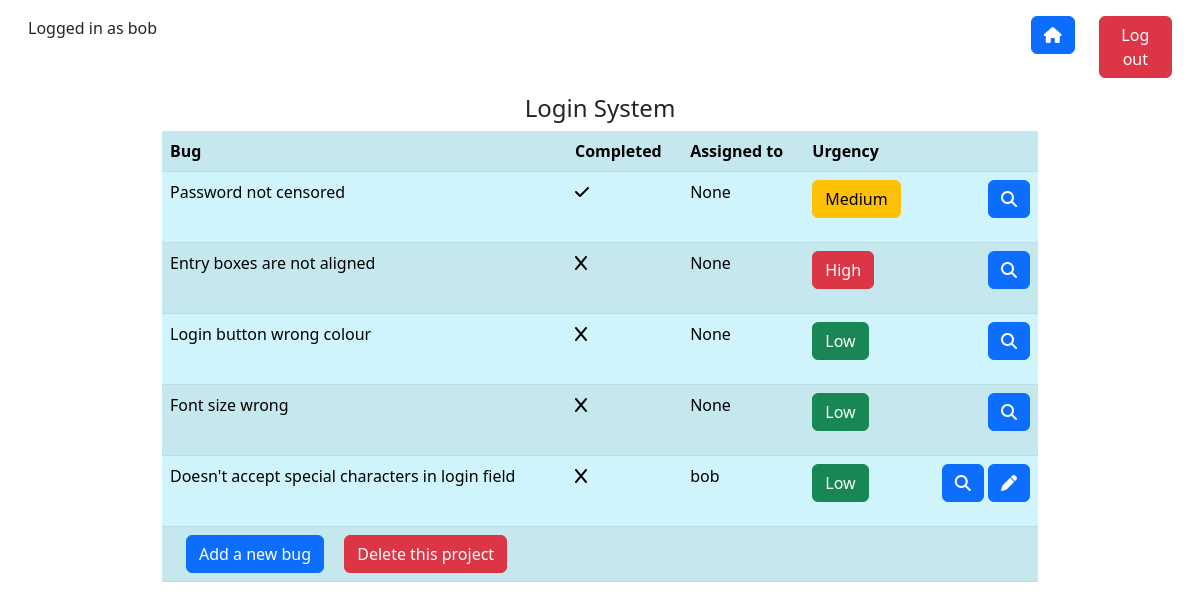
Screenshot of /project/2/ (signed in) with the database file from the repository.
### tracker_app/models.py (models this page shows, shortened)
class ProjectList(models.Model):
    title = models.CharField(max_length=100)
    user = models.ForeignKey(User, on_delete=models.CASCADE, null=True, blank=True)

class BugItem(models.Model):
    title = models.CharField(max_length=100)
    reporter = models.ForeignKey(User, on_delete=models.CASCADE, null=True, blank=True, related_name="reporter")
    assignee = models.ForeignKey(User, on_delete=models.CASCADE, null=True, blank=True, related_name="assignee")
    description = models.TextField(null=True, blank=True)
    created_date = models.DateTimeField(auto_now_add=True)
    urgency = models.CharField(max_length= 10, default="LOW", choices=PRIORITY_CHOICES)
    project = models.ForeignKey(ProjectList, on_delete=models.CASCADE)
    completed = models.BooleanField(default=False)

### tracker_app/views.py (the view)
class BugListView(LoginRequiredMixin, ListView):
    model = BugItem
    template_name = "tracker_app/bug_list.html"
    def get_queryset(self):
        return BugItem.objects.filter(project_id=self.kwargs["project_id"])
    def get_context_data(self):
        context = super().get_context_data()
        context["project"] = ProjectList.objects.get(id=self.kwargs["project_id"])
        return context

### tracker_app/templates/tracker_app/bugitem_list.html
{% extends "base.html" %}
{% block content %}
<div>
    <div>
        <div>
            <h4 class="px-4 text-center">{{ project.title }}</h4>
        </div>
        <div class="container w-75 vertical-center">
        <table class="table table-striped table-info table-hover">
            <tr>
                <th>Bug</th>
                <th>Completed</th>
                <th>Assigned to</th>
                <th>Urgency</th>
                <th></th>
            </tr>
            {% for bug in object_list %}
            <tr>
                <td>
                    {{bug.title}}
                </td>
                <td>
                    {% if not bug.completed %}
                        <i class="fa-solid fa-x"></i>
                    {% else %}
                        <i class="fa-solid fa-check"></i>
                    {% endif %}
                </td>
                <td>
                    {{bug.assignee}}
                </td>
                <td>
                    {% if bug.urgency == "HI" %}
                        <p
                            type="button"
                            class="btn btn-danger">
                            High
                        </p>
                    {% elif bug.urgency == "MED" %}
                        <p
                            type="button"
                            class="btn btn-warning">
                            Medium
                        </p>
                    {% elif bug.urgency == "LOW" %}
                        <p
                            type="button"
                            class="btn btn-success">
                            Low
                        </p>
                    {% endif %}
                </td>
                <td align="right">
                    <a
                        type="button"
                        class="btn btn-primary"
                        onclick="location.href='{% url "bug-detail" project.id bug.id %}'" >
                        <i class="fa-solid fa-magnifying-glass"></i>
                    </a>
                    {% if request.user == bug.reporter or request.user == bug.assignee %}
                        <a
                            type="button"
                            class="btn btn-primary"
                            onclick="location.href='{% url "bug-update" project.id bug.id %}'" >
                            <i class="fa-solid fa-pen"></i>
                        </a>
                    {% endif %}
                </td>
            </tr>
            {% empty %}
            <tr>
                <p>There are no bugs in this list.</p>
            </tr>
            {% endfor %}
            <tr>
                <td>
                    <input
                        value="Add a new bug"
                        type="button"
                        class="btn btn-primary mx-3"
                        onclick="location.href='{% url "bug-add" project.id %}'" />
                    <input
                        value="Delete this project"
                        type="button"
                        class="btn btn-danger"
                        onclick="location.href='{% url "project-delete" project.id %}'" />
                </td>
                <td></td>
                <td></td>
                <td></td>
                <td></td>
            </tr>
        </table>
        </div>
    </div>
</div>
{% endblock %}

### tracker_app/templates/base.html (shortened to what this page needs)
<!doctype html>
<html lang="en">
<head>
    <link href="https://cdn.jsdelivr.net/npm/bootstrap@5.3.0-alpha1/dist/css/bootstrap.min.css" rel="stylesheet">
</head>
<body>
    <div class="row m-3">
        <div class="col-lg-10">
            <p>Logged in as
                {% if request.user.is_authenticated %}
                    {{request.user}}
                {% endif %}
            </p>
        </div>
        <div class="col-lg-1" align="right">
            <a type="button"
               class ="btn btn-primary"
               href='{% url "index" %}'>
                <i class="fa-solid fa-house"></i>
            </a>
        </div>
        <div class="col-lg-1" align="right">
            <a type="button"
               class ="btn btn-danger"
               href='{% url "logout" %}'>
                Log out
            </a>
        </div>
    </div>
    <div>
        {% block content %}{% endblock %}
    </div>
</body>
</html>

### rows the page displays
ProjectList: title "Login System", id "Add a new bug", id "Delete this project"
BugItem: title "Password not censored", completed True (drawn), assignee "None", urgency "Medium"
BugItem: title "Entry boxes are not aligned", completed False (drawn), assignee "None", urgency "High"
BugItem: title "Login button wrong colour", completed False (drawn), assignee "None", urgency "Low"
BugItem: title "Font size wrong", completed False (drawn), assignee "None", urgency "Low"
BugItem: title "Doesn't accept special characters in login field", completed False (drawn), assignee "bob", urgency "Low"

### other values shown
{{ request.user }} "bob"
